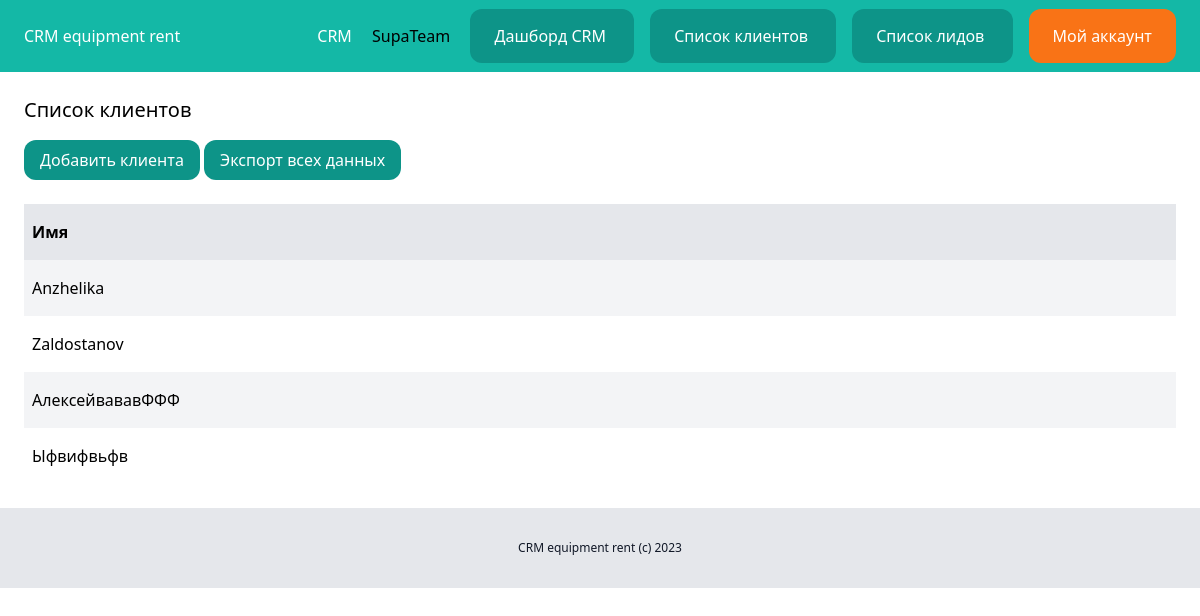
The page /dashboard/clients/ (signed in) on the database its author committed.
### team/models.py (models this page shows, shortened)
class Team(models.Model):
    plan = models.ForeignKey(Plan, related_name='teams', blank=True, null=True, on_delete=models.CASCADE)
    name = models.CharField(max_length=255)
    members = models.ManyToManyField(User, related_name='teams')
    created_by = models.ForeignKey(User, related_name='created_teams', on_delete=models.CASCADE)
    created_at = models.DateTimeField(auto_now_add=True)

### client/models.py (models this page shows, shortened)
class Client(models.Model):
    team =models.ForeignKey(Team, related_name='clients', on_delete=models.CASCADE)
    name = models.CharField(max_length=255)
    tel_number = PhoneNumberField(unique=True, null=False, blank=False)
    description = models.TextField(blank=True, null=True)
    created_by = models.ForeignKey(User, related_name='clients', on_delete=models.CASCADE)
    created_at = models.DateTimeField(auto_now_add=True)
    modified_at = models.DateTimeField(auto_now=True)
    class Meta:
        ordering= ('name',)

### client/views.py (the view)
# urls.py: path('', views.clients_list, name='clients_list'),
@login_required
def clients_list(request):
    clients = Client.objects.filter(created_by=request.user)
    return render( request, 'client/clients_list.html',{'clients':clients})

### team/context_processors.py (called while the page is built)
def active_team(request):
    if request.user.is_authenticated:
        active_team = Team.objects.filter(created_by=request.user)[0]
    else:
        active_team = None
    return {'active_team': active_team}

### client/templates/client/clients_list.html (shortened to what this page needs)
{% extends 'core/base.html' %}
{% block content %}
    <div class="py-6 px-6">
        <h1 class="mb-4 text-xl ">Список клиентов</h1>
        <a href="{% url 'add_client' %}" class="inline-block py-2 px-4 bg-teal-600 rounded-xl text-white"> Добавить клиента</a>
        <a href="{% url 'export' %}" class="inline-block py-2 px-4 bg-teal-600 rounded-xl text-white">Экспорт всех данных</a>
        <div class="mt-6 flex justify-between bg-gray-200">
            <p class="py-4 px-2 font-bold w-full">Имя</p>
        </div>
        {% for client in clients %}
            <div class="flex justify-between">
                <p class="py-4 px-2 w-full {% cycle 'bg-gray-100' '' %}">
                    <a href="{% url 'clients_detail' client.id %}">{{client.name}}</a></p>
            </div>
        {% empty %}
        <p class="px-2">Список клиентов пуст</p>
        {% endfor %}
    </div>
{% endblock %}

### core/templates/core/base.html (shortened to what this page needs)
{% load static %}
<!doctype html>
<html>
    <head>
        <script src="https://cdn.tailwindcss.com"></script>
    </head>
    <body>
        <nav class="py-6 px-6 flex justify-between bg-teal-500">
            <a href="/" class="text-white">CRM equipment rent</a>
            <div class="space-x-4">
                <a href="{% url 'about' %}" class="text-white">CRM</a>
                {% if request.user.is_authenticated%}
                    <a href="{% url 'detail' active_team.id %}" class=class="text-white">{{ active_team.name }}</a>
                    <a href="{% url 'dashboard' %}" class="py-4 px-6 bg-teal-600 rounded-xl text-white"> Дашборд CRM </a>
                    <a href="{% url 'clients_list' %}" class="py-4 px-6 bg-teal-600 rounded-xl text-white"> Список клиентов </a>
                    <a href="{% url 'leads_list' %}" class="py-4 px-6 bg-teal-600 rounded-xl text-white"> Список лидов </a>
                    <a href="{% url 'myaccount' %}" class="py-4 px-6 bg-orange-500 rounded-xl text-white"> Мой аккаунт  </a>
                {% else %}
                    <a href="{% url 'login' %}" class="py-4 px-6 bg-teal-600 rounded-xl text-white"> Войти </a>
                    <a href="{% url 'signup' %}" class="py-4 px-6 bg-teal-800 rounded-xl text-white"> Регистрация </a>
                {% endif %}
            </div>
        </nav>
        {% block content %}
        {% endblock %}
    <footer class="py-8 text-center bg-gray-200">
        <p class="text-xs text-gray-900">CRM equipment rent (c) 2023</p>
    </footer>
    </body>
</html>

### rows shown on the page
Team: name "SupaTeam"
Client: name "Anzhelika"
Client: name "Zaldostanov"
Client: name "АлексейвававФФФ"
Client: name "Ыфвифвьфв"
